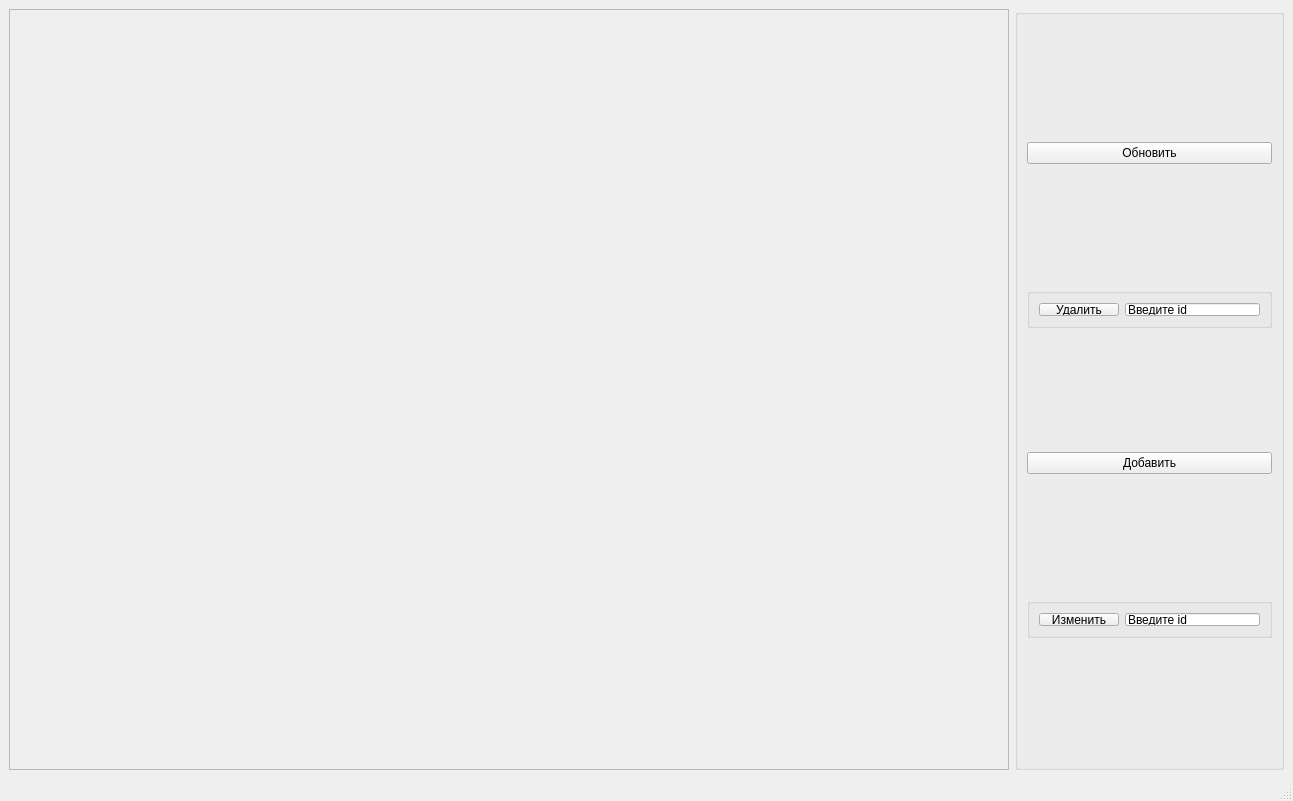
<?xml version="1.0" encoding="UTF-8"?>
<ui version="4.0">
 <class>MainWindow</class>
 <widget class="QMainWindow" name="MainWindow">
  <property name="geometry">
   <rect>
    <x>0</x>
    <y>0</y>
    <width>1293</width>
    <height>801</height>
   </rect>
  </property>
  <property name="windowTitle">
   <string>GPage</string>
  </property>
  <widget class="QWidget" name="centralwidget">
   <layout class="QHBoxLayout" name="horizontalLayout">
    <item>
     <widget class="QScrollArea" name="scrollArea">
      <property name="minimumSize">
       <size>
        <width>1000</width>
        <height>0</height>
       </size>
      </property>
      <property name="widgetResizable">
       <bool>true</bool>
      </property>
      <widget class="QWidget" name="scrollAreaWidgetContents">
       <property name="geometry">
        <rect>
         <x>0</x>
         <y>0</y>
         <width>998</width>
         <height>740</height>
        </rect>
       </property>
      </widget>
     </widget>
    </item>
    <item>
     <widget class="QGroupBox" name="groupBox">
      <property name="minimumSize">
       <size>
        <width>75</width>
        <height>75</height>
       </size>
      </property>
      <property name="title">
       <string/>
      </property>
      <layout class="QVBoxLayout" name="verticalLayout">
       <item>
        <widget class="QPushButton" name="pushButton_2">
         <property name="text">
          <string>Обновить</string>
         </property>
        </widget>
       </item>
       <item>
        <widget class="QGroupBox" name="groupBox_2">
         <property name="minimumSize">
          <size>
           <width>0</width>
           <height>20</height>
          </size>
         </property>
         <property name="maximumSize">
          <size>
           <width>16777215</width>
           <height>40</height>
          </size>
         </property>
         <property name="title">
          <string/>
         </property>
         <layout class="QHBoxLayout" name="horizontalLayout_2">
          <item>
           <widget class="QPushButton" name="pushButton_3">
            <property name="text">
             <string>Удалить</string>
            </property>
           </widget>
          </item>
          <item>
           <widget class="QLineEdit" name="lineEdit">
            <property name="text">
             <string>Введите id</string>
            </property>
           </widget>
          </item>
         </layout>
        </widget>
       </item>
       <item>
        <widget class="QPushButton" name="pushButton">
         <property name="text">
          <string>Добавить</string>
         </property>
        </widget>
       </item>
       <item>
        <widget class="QGroupBox" name="groupBox_4">
         <property name="minimumSize">
          <size>
           <width>0</width>
           <height>20</height>
          </size>
         </property>
         <property name="maximumSize">
          <size>
           <width>16777215</width>
           <height>40</height>
          </size>
         </property>
         <property name="title">
          <string/>
         </property>
         <layout class="QHBoxLayout" name="horizontalLayout_3">
          <item>
           <widget class="QPushButton" name="pushButton_4">
            <property name="text">
             <string>Изменить</string>
            </property>
           </widget>
          </item>
          <item>
           <widget class="QLineEdit" name="lineEdit_2">
            <property name="text">
             <string>Введите id</string>
            </property>
           </widget>
          </item>
         </layout>
        </widget>
       </item>
      </layout>
     </widget>
    </item>
   </layout>
  </widget>
  <widget class="QMenuBar" name="menubar">
   <property name="geometry">
    <rect>
     <x>0</x>
     <y>0</y>
     <width>1293</width>
     <height>21</height>
    </rect>
   </property>
  </widget>
  <widget class="QStatusBar" name="statusbar"/>
 </widget>
 <resources/>
 <connections/>
</ui>
